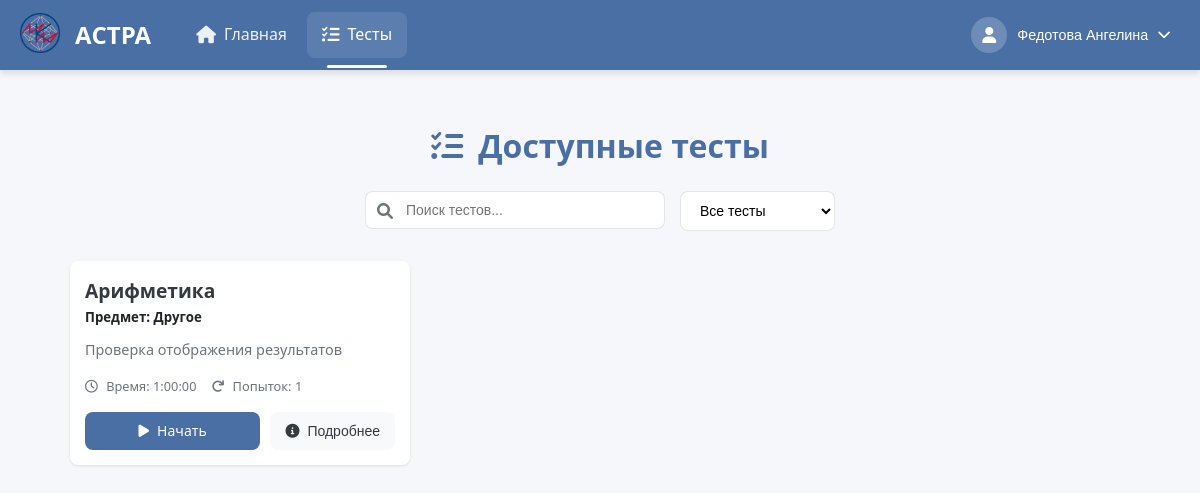
The page /TestsSolving/ (signed in) on the database its author committed.
### users/models.py (models this page shows, shortened)
class CustomUser(AbstractBaseUser, PermissionsMixin):
    THEME_CHOICES = [
        ('light', 'Светлая'),
        ('dark', 'Тёмная'),
    ]
    email = models.EmailField(unique=True)
    role = models.CharField(max_length=10, choices=[('student', 'Student'), ('teacher', 'Teacher')])
    theme = models.CharField(max_length=10, choices=THEME_CHOICES, default='light')
    is_active = models.BooleanField(default=True)
    is_staff = models.BooleanField(default=False)
    objects = CustomUserManager()
    USERNAME_FIELD = 'email'
    REQUIRED_FIELDS = ['role']
    def get_full_name(self):
        if self.role == 'student' and hasattr(self, 'studentdata'):
            return f"{self.studentdata.last_name} {self.studentdata.first_name}"
        elif self.role == 'teacher' and hasattr(self, 'teacherdata'):
            return f"{self.teacherdata.last_name} {self.teacherdata.first_name}"
        return self.email
    def get_photo_url(self):
        if self.role == 'student' and hasattr(self, 'studentdata') and self.studentdata.photo:
            return self.studentdata.photo.url
        elif self.role == 'teacher' and hasattr(self, 'teacherdata') and self.teacherdata.photo:
            return self.teacherdata.photo.url
        return None

class StudentData(models.Model):
    first_name = models.CharField(max_length=50, blank=False)
    last_name = models.CharField(max_length=50, blank=False)
    middle_name = models.CharField(max_length=50, blank=True)
    photo = models.ImageField(upload_to='user_photos/', blank=True, null=True)
    training_status = models.BooleanField(default=True)
    count_solve = models.IntegerField(default=0)
    perc_of_correct_ans = models.CharField(max_length=5, default="0")
    institute = models.ForeignKey(StudentInstitute, on_delete=models.PROTECT)
    group = models.ForeignKey(StudentGroup, on_delete=models.PROTECT)
    data_map = models.OneToOneField(CustomUser, on_delete=models.CASCADE)

### create_tests/models.py (models this page shows, shortened)
class AboutTest(models.Model):
    RESULT_DISPLAY_CHOICES = [
        ('only_score', 'Только баллы'),
        ('show_correct', 'Показывать правильные ответы'),
    ]
    objects = None
    name_tests = models.CharField(max_length=255, blank=False)  # Название теста
    creator = models.ForeignKey(TeacherData, on_delete=models.PROTECT, null=True, blank=True,
                                related_name='created_tests')  # Создатель теста
    time_to_solution = models.DurationField(default=timedelta(hours=1, minutes=30))
    name_slug_tests = models.SlugField(max_length=255, unique=True, db_index=True, verbose_name="URL")  # Слаг имени
    num_of_attempts = models.IntegerField(blank=True, default=1)  # Количество попыток для решения
    type_of_result = models.IntegerField(blank=True, default=1)  # Тип возвращаемого результата
    description = models.CharField(max_length=150, default="", blank=True)
    is_published = models.IntegerField(default=0)
    is_done = models.IntegerField(default=1)
    is_draft = models.BooleanField(default=False)
    result_display_mode = models.CharField(max_length=20, choices=RESULT_DISPLAY_CHOICES, default='only_score')  # Режим отображения результатов
    subj = models.ForeignKey(Subjects,
                             on_delete=models.PROTECT,
                             default=1)
    expressions = models.ManyToManyField(AboutExpressions)
    task_groups = models.ManyToManyField(TaskGroup, blank=True)  # Новые группы заданий

class Subjects(models.Model):
    name = models.CharField(max_length=100, unique=True, default="Другое")
    def __str__(self):
        return self.name

### solving_tests/views.py (the view)
# urls.py: path('', views.list_test, name='list_test'),
@login_required
@role_required(['student', 'admin'])
def list_test(request):
    user = request.user
    try:
        student = StudentData.objects.get(data_map=user)
        student_group = student.group
        all_tests = AboutTest.objects.filter(publishedgroup__group_name=student_group).distinct()
        tests_with_attempts = []
        for test in all_tests:
            attempts = StudentResult.objects.filter(student=user, test=test).count()
            if attempts < test.num_of_attempts:
                tests_with_attempts.append({
                    'test': test,
                    'remaining_attempts': test.num_of_attempts - attempts
                })
    except StudentData.DoesNotExist:
        tests_with_attempts = []
    return render(request, 'solving_tests/test_selection.html', {
        'tests': tests_with_attempts
    })

### users/context_processors.py (called while the page is built)
def user_role(request):
    if request.user.is_authenticated:
        return {'user_role': request.user.role}
    return {}

### solving_tests/templates/solving_tests/test_selection.html (shortened to what this page needs)
{% extends 'solving_tests/header.html' %}
{% load static %}
{% block extra_css %}
    <link rel="stylesheet" href="{% static 'css/test_selection.css' %}">
    <link rel="stylesheet" href="{% static 'libs/fontawesome/css/all.min.css' %}">
{% endblock %}
{% block content %}
<div class="test-selection-container">
    <div class="page-header">
        <h1><i class="fas fa-tasks"></i> Доступные тесты</h1>
        <div class="search-filter">
            <div class="search-box">
                <i class="fas fa-search"></i>
                <input type="text" id="testSearch" placeholder="Поиск тестов...">
            </div>
            <div class="filter-box">
                <select id="testFilter">
                    <option value="all">Все тесты</option>
                </select>
            </div>
        </div>
    </div>
    <div class="tests-grid">
        {% for item in tests %}
            {% with test=item.test %}
                <div class="test-card" data-id="{{ test.id }}" data-completed="{% if test.completed %}true{% else %}false{% endif %}" data-new="{% if test.is_new %}true{% else %}false{% endif %}">
                    <div class="test-body">
                        <h3 class="test-title">
                            <a href="{% url 'solving_tests:some_test_for_student' slug_name=test.name_slug_tests %}">{{ test.name_tests }}</a>
                        </h3>
                        <h5>Предмет: {{ test.subj }}</h5>
                        {% if test.description %}
                            <p class="test-description">{{ test.description|truncatechars:150 }}</p>
                        {% endif %}
                        <div class="test-meta">
                            <span><i class="far fa-clock"></i> Время: {{ test.time_to_solution }}</span>
                            <span><i class="fas fa-redo"></i>
                                {% if test.num_of_attempts == 0 %}
                                    Количество попыток не ограниченно
                                {% else %}
                                    Попыток: {{ item.remaining_attempts }}
                                {% endif %}
                            </span>
                        </div>
                    </div>
                    <div class="test-footer">
                        <a href="{% url 'solving_tests:some_test_for_student' slug_name=test.name_slug_tests %}" class="btn start-btn">
                            {% if test.completed %}
                            <i class="fas fa-redo"></i> Повторить
                            {% else %}
                            <i class="fas fa-play"></i> Начать
                            {% endif %}
                        </a>
                        <button class="btn info-btn" data-test-id="{{ test.id }}">
                            <i class="fas fa-info-circle"></i> Подробнее
                        </button>
                    </div>
                </div>
            {% endwith %}
        {% empty %}
            <div class="empty-state">
                <i class="fas fa-tasks fa-3x"></i>
                <h3>Нет доступных тестов</h3>
                <p>В настоящее время для вас нет доступных тестов.</p>
            </div>
        {% endfor %}
    </div>
</div>
{% endblock %}

### solving_tests/templates/solving_tests/header.html (shortened to what this page needs)
<!DOCTYPE html>
<html lang="ru">
<head>
    {% load static %}
    <link rel="stylesheet" href="{% static 'css/header.css' %}">
    <link rel="stylesheet" href="{% static 'css/dark-theme.css' %}">
    <link rel="stylesheet" href="{% static 'libs/fontawesome/css/all.min.css' %}">
    {% block extra_css %}{% endblock %}
</head>
<body data-theme="{{ user.theme|default:'light' }}" data-user-theme="{{ user.theme|default:'light' }}">
<header class="app-header">
    <div class="header-container">
        <div class="header-brand">
            <span class="logo-icon">
                <img src="{% static 'images/logo.png' %}" alt="" style="width: 40px; height: 40px;">
            </span>
            <h2><span class="logo-text">АСТРА</span></h2>
        </div>
        <nav class="main-nav">
            <ul class="nav-list">
                {% if user.role == "student" %}
                    <li class="nav-item">
                        <a href="/Home/" class="nav-link {% if request.path == '/Home/' %}active{% endif %}">
                            <i class="fas fa-home"></i>
                            <span>Главная</span>
                        </a>
                    </li>
                    <li class="nav-item">
                        <a href="/TestsSolving/" class="nav-link {% if '/TestsSolving/' in request.path %}active{% endif %}">
                            <i class="fas fa-tasks"></i>
                            <span>Тесты</span>
                        </a>
                    </li>
                {% endif %}
            </ul>
        </nav>
        <div class="user-controls">
            <div class="profile-dropdown">
                <button class="profile-btn" id="profileBtn">
                    <div class="avatar">
                        {% if user.get_photo_url %}
                            <img src="{{ user.get_photo_url }}" alt="Фото профиля" style="width: 100%; height: 100%; border-radius: 50%; object-fit: cover;">
                        {% else %}
                            <i class="fas fa-user"></i>
                        {% endif %}
                    </div>
                    <span class="username">{{ user.get_full_name }}</span>
                    <i class="fas fa-chevron-down"></i>
                </button>
            </div>
        </div>
    </div>
</header>
<main class="app-main">
    {% block content %}{% endblock %}
</main>
</body>
</html>

### create_tests/static/css/header.css (style rules this page uses)
:root { --primary-color: #4a6fa5; --primary-hover: #3a5a8a; --secondary-color: #6c757d; --success-color: #28a745; --danger-color: #dc3545; --warning-color: #ffc107; --info-color: #17a2b8; --light-color: #f8f9fa; --dark-color: #343a40; --text-light: #ffffff; --text-dark: #212529; --border-color: rgba(0, 0, 0, 0.1); --shadow-sm: 0 1px 3px rgba(0, 0, 0, 0.1); --shadow-md: 0 4px 6px rgba(0, 0, 0, 0.1); --shadow-lg: 0 10px 15px rgba(0, 0, 0, 0.1); --transition: all 0.3s ease; --border-radius: 8px; }
* { margin: 0; padding: 0; box-sizing: border-box; }
body { font-family: 'Segoe UI', Tahoma, Geneva, Verdana, sans-serif; line-height: 1.6; color: var(--text-dark); background-color: #f5f7fa; padding-top: 70px !important; }
.app-header { position: fixed; top: 0; left: 0; right: 0; height: 70px; background-color: var(--primary-color); box-shadow: var(--shadow-md); z-index: 1000; }
.header-container { display: flex; justify-content: space-between; align-items: center; height: 100%; max-width: 1500px; margin: 0 auto; padding: 0 20px; }
.header-brand { display: flex; align-items: center; gap: 15px; }
.nav-link.active, .mobile-nav-link.active { background-color: rgba(255, 255, 255, 0.1); color: var(--text-light); position: relative; }
.nav-link.active::after { content: ''; position: absolute; bottom: -10px; left: 50%; transform: translateX(-50%); width: 60%; height: 3px; background-color: var(--text-light); border-radius: 3px; }
.logo-icon { font-size: 3rem; color: #ffd700; }
.logo-text { size 500px; color: white; }
.main-nav { flex-grow: 1; margin: 0 30px; }
.nav-list { display: flex; list-style: none; gap: 5px; }
.nav-item { position: relative; }
.nav-link { display: flex; align-items: center; padding: 10px 15px; color: rgba(255, 255, 255, 0.9); text-decoration: none; border-radius: var(--border-radius); transition: var(--transition); gap: 8px; font-weight: 500; }
.nav-link i { font-size: 1.1rem; }
.nav-link:hover, .nav-link.active { background-color: rgba(255, 255, 255, 0.1); color: var(--text-light); }
.user-controls { display: flex; align-items: center; gap: 15px; }
.profile-dropdown { position: relative; }
.profile-btn { display: flex; align-items: center; background: none; border: none; color: var(--text-light); cursor: pointer; gap: 10px; padding: 5px 10px; border-radius: 20px; transition: var(--transition); }
.avatar { width: 36px; height: 36px; border-radius: 50%; background-color: rgba(255, 255, 255, 0.2); display: flex; align-items: center; justify-content: center; font-size: 1rem; }
.username { font-weight: 500; font-size: 0.9rem; }
.app-main { min-height: calc(100vh - 70px); padding: 20px; max-width: 95%; margin: 0 auto; }

### static/css/dark-theme.css (style rules this page uses)
* { transition: background-color 0.3s ease, color 0.3s ease, border-color 0.3s ease; }

### rows shown on the page
CustomUser: get_full_name "Федотова Ангелина"
AboutTest: test.name_tests "Арифметика", test.subj "Другое", test.description "Проверка отображения результатов", test.time_to_solution "1:00:00", remaining_attempts "1"
